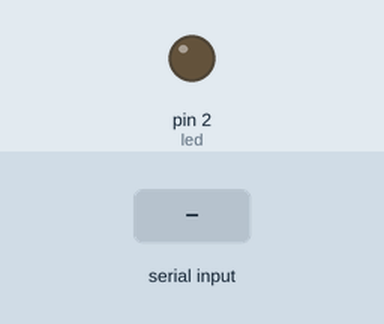
The sketch below on a simulated Arduino Uno, built with avr-gcc and run on an emulated ATmega328P. Shown: output pins drawn as LEDs (lit = HIGH). Inputs (shaded band) come from the test bench.

Above: at 1.2 s.
1.3 s: "ligar." received over Serial
At 2.5 s:
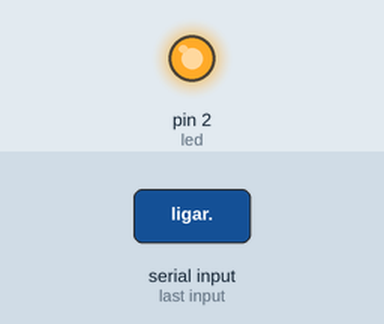
2.8 s: "desligar." received over Serial
At 3.8 s:
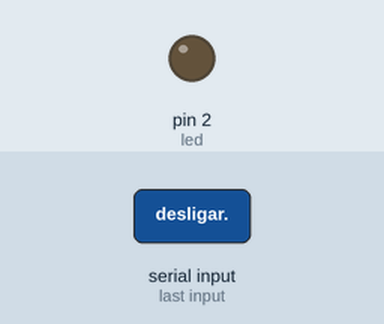
Timing chart, 0 to 5.8 s (numbered marks = the images above; inputs shaded):
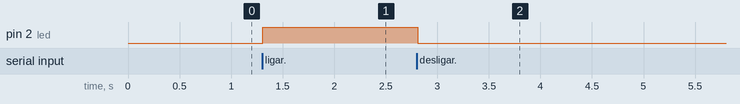

Measured:
- after the input at 1.3 s, pin 2 (led): LOW → HIGH at once
- after the input at 2.8 s, pin 2 (led): HIGH → LOW at once

The sketch:

Exercicio03.ino
```cpp
#define led 2

String comando;

void setup()
{
  pinMode(led, OUTPUT);
  Serial.begin(9600);
  Serial.setTimeout(50);
  digitalWrite(led, 0);
}

void loop()
{
  if(Serial.available()>0){
    comando = Serial.readStringUntil('.');
  }

  if(comando == "ligar")
    digitalWrite(led, 1);
  else if(comando == "desligar")
    digitalWrite(led, 0);
}
```
